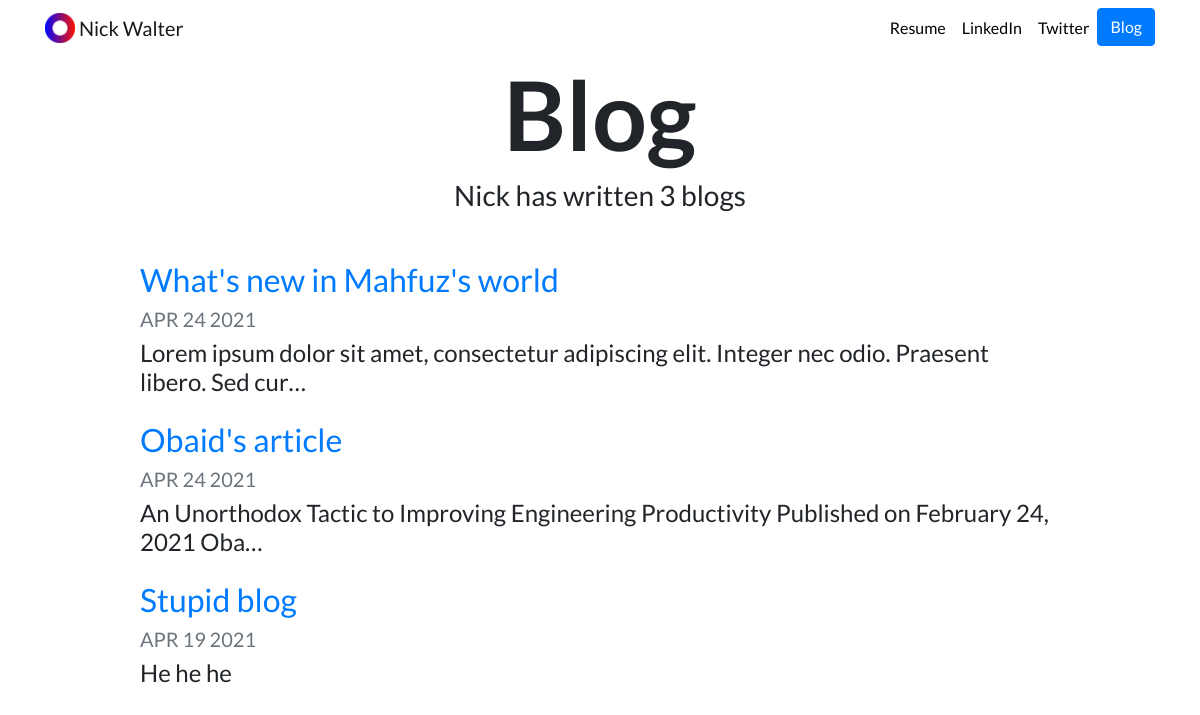
Screenshot of /blog/ with the database file from the repository.
### blog/models.py (models this page shows, shortened)
class Blog(models.Model):
    title = models.CharField(max_length=200)
    description = models.TextField()
    date = models.DateField()

### blog/views.py (the view)
# urls.py: path('', views.all_blogs, name='all_blogs'),
def all_blogs(request):
    blogs = Blog.objects.order_by('-date')
    return render(request, 'blog/all_blogs.html', {'blogs':blogs})

### blog/templates/blog/all_blogs.html
{% extends "portfolio/base.html" %}
{% load static %}
{% block content %}
<h1 id="blogtitle" class="font-weight-bold text-center">Blog</h1>
<h3 class="text-center mb-5">Nick has written {{ blogs.count }} blog{{ blogs.count|pluralize }}</h3>
{% for blog in blogs %}
<div class="row justify-content-center my-3">
  <div class="col-md-10">
    <a href="{% url 'blog:detail' blog.id %}">
      <h2>{{ blog.title }}</h2>
    </a>
    <h5 class="text-muted">{{ blog.date|date:'M d Y'|upper }}</h5>
    <h4>{{ blog.description|striptags|truncatechars:100 }}</h4>
  </div>
</div>
{% endfor %}
{% endblock %}

### portfolio/static/portfolio/custom.css (style rules this page uses)
body { font-family: 'Lato', sans-serif; }
#blogtitle { font-size: 6rem; }

### rows the page displays
Blog: title "What's new in Mahfuz's world", date "APR 24 2021", description "Lorem ipsum dolor sit amet, consectetur adipiscing elit. Integer nec odio. Praesent libero. Sed cur…"
Blog: title "Obaid's article", date "APR 24 2021", description "An Unorthodox Tactic to Improving Engineering Productivity Published on February 24, 2021 Oba…"
Blog: title "Stupid blog", date "APR 19 2021", description "He he he"

### other values shown
{{ blogs.count }} "3"
